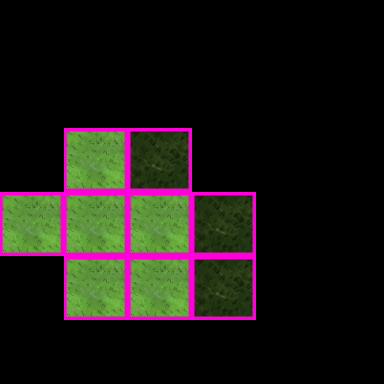

This game map was drawn from its Tiled (.tmx) file and the tilesets committed beside it. A one-line description and the trimmed map source follow:
An orthogonal 6x6 tile map with 64x64 px tiles, 1 tile layer (BG_TILES).

<map version="1.0" orientation="orthogonal" width="6" height="6" tilewidth="64" tileheight="64">
 <tileset firstgid="1" source="dont_starve/ground.tsx" />
 <layer name="BG_TILES" width="6" height="6">
  <data>[36 cells, 9 non-empty, 2 distinct tile ids]</data>
 </layer>
 <objectgroup name="FG_OBJECTS" width="6" height="6" />
</map>
